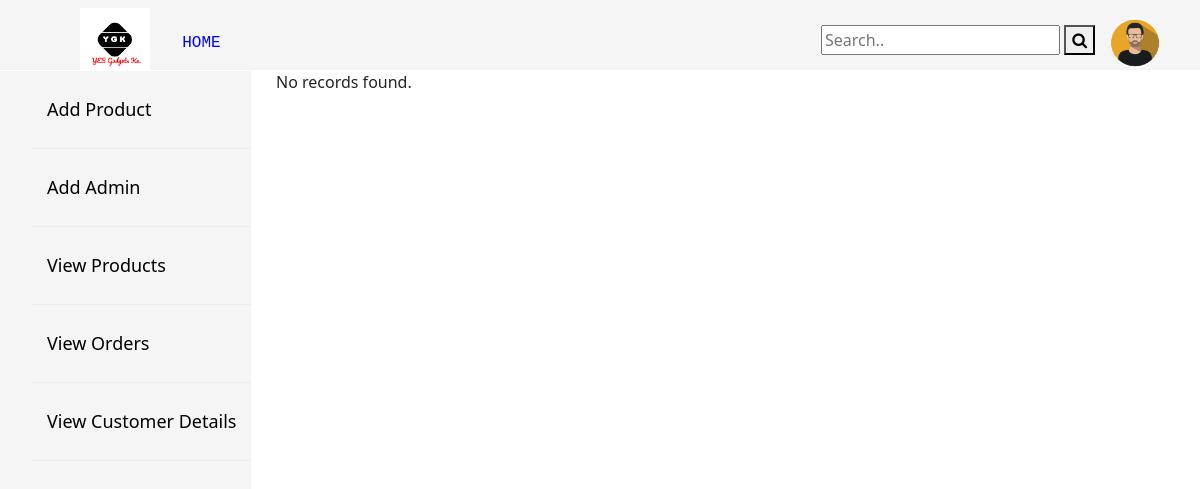
The app's page /View_orders.php, older data.
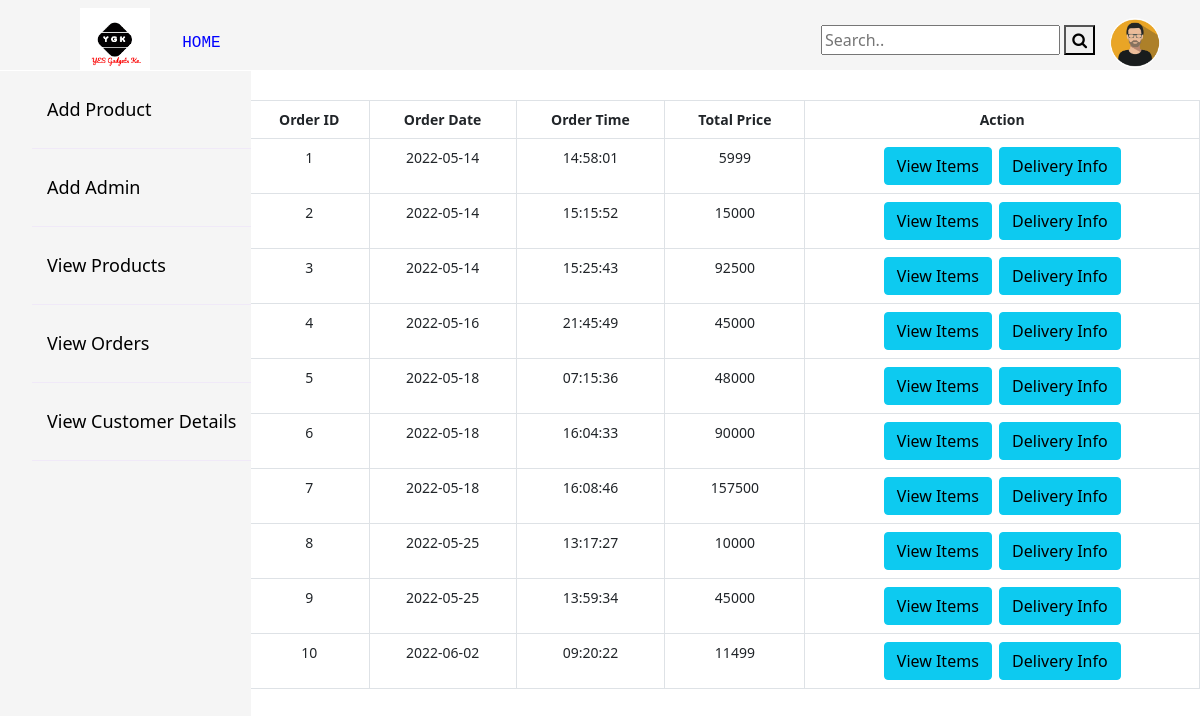
The same page, newer data.
### tables this page shows
CREATE TABLE `orders` (
  `order_id` int(11) NOT NULL,
  `date` date DEFAULT curdate(),
  `time` time DEFAULT curtime(),
  `total_price` int(11) NOT NULL,
  `status` varchar(10) NOT NULL DEFAULT 'pending'
);

### View_orders.php (the view, shortened to what this page needs)
<!DOCTYPE html>
<html>
    <head>
	<link href="https://cdn.jsdelivr.net/npm/bootstrap@5.0.2/dist/css/bootstrap.min.css" rel="stylesheet">
	<link rel="stylesheet" href="https://cdnjs.cloudflare.com/ajax/libs/font-awesome/4.7.0/css/font-awesome.min.css">
	 <link rel="stylesheet" type="text/css" href="css/tables.css">
	<link rel="stylesheet" type="text/css" href="css/navbar.css">
    </head>
    <body>
    <nav class="navbar">
		<div class="logo-link">
			<img src="images/Logo.png" class="logo" style='max-width:70px'>
			<li></li><a href="Dashboard.html">Home</a></li>
		</div>
		<div class="search-profile">
			 <div class="search-container">
			    <form action="/action_page.php">
			      <input type="text" placeholder="Search.." name="search">
			      <button type="submit"><i class="fa fa-search"></i></button>
			    </form>
			  </div>
			  <div class="profile">
			  <img src="Profile_images/avatar_1.png">
			  </div>
		</div>
	</nav>
    <main class="content">
<div class="wrapper">
    <nav id="sidebar">
        <ul>
            <li><a href="Add_product.php">Add Product</a></li>
            <li><a href="Add_admin.php">Add Admin</a></li>
            <li><a href="Product.php">View Products</a></li>
            <li><a href="View_orders.php">View Orders</a></li>
            <li><a href="View_users.php">View Customer Details</a></li>
        </ul>
    </nav>
</div>
    <?php
    require_once("connection.php");
    $sql="SELECT* FROM orders WHERE status='pending'" ;
   if($result=mysqli_query($link, $sql)){
	if(mysqli_num_rows($result) > 0){
        echo "<table class='table table-hover table-bordered' id='myTable'>";
        echo "<thread>" ;
            echo "<tr>";
            echo "<th>Order ID</th>";
            echo "<th>Order Date</th>";
            echo "<th>Order Time</th>";
            echo "<th>Total Price</th>";
            echo "<th>Action</th>";
            echo "</tr>";
        while($row = mysqli_fetch_array($result)){
            echo "<tbody>";
            echo "<tr>";
                echo "<td>" . $row['order_id'] . "</td>";
                echo "<td>" . $row['date'] . "</td>";
                echo "<td>" . $row['time'] . "</td>";
                echo "<td>" . $row['total_price'] . "</td>";
                echo "<td><a class='btn btn-info' href=View_item_order.php?order_id=" .$row['order_id']. ">View Items</a>" ."&nbsp; <a class='btn btn-info' href=Delivery.php?order_id=" .$row['order_id']. ">Delivery Info</a>"  . "</td>";
            echo "</tr>";
        }
        echo "</tbody>";
        echo "</table>";
    } else{
        echo "No records found.";
    }
} else{
    echo "ERROR " . mysqli_error($link);
   }
?>
</main>
    </body>
</html>

### css/tables.css (style rules this page uses)
#myTable { position:relative; text-align: center; justify-content: center; margin-top: 30px; margin-left: 30px; font-size: 14px; border-collapse:collapse; padding: 20px; }

### css/navbar.css (style rules this page uses)
* { box-sizing: border-box; }
body { margin: 0; padding: 0; }
li { list-style-type: none; }
li a { text-decoration: none; }
.navbar { display: flex; justify-content: space-between; align-items: center; background-color: whitesmoke; color: black; height:70px; }
.logo-link { margin:0 80px; float: left; height: 70px; }
.logo-link a { font-size: large; color: blue; margin: .5rem; text-decoration: none; font-family: monospace; text-transform: uppercase; padding-left: 20px; }
.search-profile { margin: 0; padding: 0; display: flex; }
.search-profile img { margin-left: 15px; margin-right: 40px; height: 50px; width: 50px; border-radius: 50%; }
.search-profile form { margin-top: 7px; }
.wrapper { display: flex; width: 23%; padding-top: 5px; position: relative; margin-top: 30px; }
#sidebar { width: auto; position: fixed; top: 71px; left: 0; height: 100vh; z-index: 999; background: whitesmoke; color: black; transition: all 0.3s; }
#sidebar ul li { padding:15px; border-bottom: 1px solid rgba(240, 233, 248, 0.986); }
#sidebar ul li a { text-align: left; color:black; font-size:large; display:block; margin-top:10px; margin-bottom: 10px; padding: 20px, 20px; }
.content { display: flex; }

Row changes from the older to the newer data that the page shows:
added orders: order_id "1", date "2022-05-14", time "14:58:01", total_price "5999"
added orders: order_id "2", date "2022-05-14", time "15:15:52", total_price "15000"
added orders: order_id "3", date "2022-05-14", time "15:25:43", total_price "92500"
added orders: order_id "4", date "2022-05-16", time "21:45:49", total_price "45000"
added orders: order_id "5", date "2022-05-18", time "07:15:36", total_price "48000"
added orders: order_id "6", date "2022-05-18", time "16:04:33", total_price "90000"
added orders: order_id "7", date "2022-05-18", time "16:08:46", total_price "157500"
added orders: order_id "8", date "2022-05-25", time "13:17:27", total_price "10000"
added orders: order_id "9", date "2022-05-25", time "13:59:34", total_price "45000"
added orders: order_id "10", date "2022-06-02", time "09:20:22", total_price "11499"
Text that changed along with them:
text no longer shown: "No records found."
text now shown: "Order ID Order Date Order Time Total Price Action"
